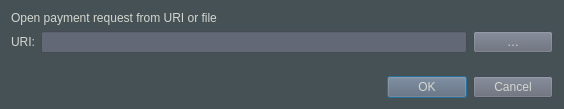
<?xml version="1.0" encoding="UTF-8"?>
<ui version="4.0">
 <class>OpenURIDialog</class>
 <widget class="QDialog" name="OpenURIDialog">
  <property name="geometry">
   <rect>
    <x>0</x>
    <y>0</y>
    <width>564</width>
    <height>109</height>
   </rect>
  </property>
  <property name="windowTitle">
   <string>Open URI</string>
  </property>
  <property name="styleSheet">
   <string notr="true">background-color:rgb(70, 81, 86);
color:rgb(211, 215, 207);
font: 75 12pt &quot;Uroob&quot;;</string>
  </property>
  <layout class="QVBoxLayout" name="verticalLayout">
   <item>
    <widget class="QLabel" name="label_2">
     <property name="text">
      <string>Open payment request from URI or file</string>
     </property>
    </widget>
   </item>
   <item>
    <layout class="QHBoxLayout" name="horizontalLayout">
     <item>
      <widget class="QLabel" name="label">
       <property name="text">
        <string>URI:</string>
       </property>
      </widget>
     </item>
     <item>
      <widget class="QValidatedLineEdit" name="uriEdit">
       <property name="styleSheet">
        <string notr="true">background-color:rgb(98, 104, 118);
color:rgb(211, 215, 207);
font: 75 12pt &quot;Uroob&quot;;</string>
       </property>
      </widget>
     </item>
     <item>
      <widget class="QPushButton" name="selectFileButton">
       <property name="toolTip">
        <string>Select payment request file</string>
       </property>
       <property name="styleSheet">
        <string notr="true">background-color:rgb(98, 104, 118);
color:rgb(211, 215, 207);
font: 75 12pt &quot;Uroob&quot;;</string>
       </property>
       <property name="text">
        <string notr="true">…</string>
       </property>
       <property name="autoDefault">
        <bool>false</bool>
       </property>
      </widget>
     </item>
    </layout>
   </item>
   <item>
    <spacer name="verticalSpacer">
     <property name="orientation">
      <enum>Qt::Vertical</enum>
     </property>
     <property name="sizeHint" stdset="0">
      <size>
       <width>20</width>
       <height>40</height>
      </size>
     </property>
    </spacer>
   </item>
   <item>
    <widget class="QDialogButtonBox" name="buttonBox">
     <property name="styleSheet">
      <string notr="true">background-color:rgb(98, 104, 118);
color:rgb(211, 215, 207);
font: 75 12pt &quot;Uroob&quot;;</string>
     </property>
     <property name="orientation">
      <enum>Qt::Horizontal</enum>
     </property>
     <property name="standardButtons">
      <set>QDialogButtonBox::Cancel|QDialogButtonBox::Ok</set>
     </property>
    </widget>
   </item>
  </layout>
 </widget>
 <customwidgets>
  <customwidget>
   <class>QValidatedLineEdit</class>
   <extends>QLineEdit</extends>
   <header>qt/qvalidatedlineedit.h</header>
  </customwidget>
 </customwidgets>
 <resources/>
 <connections>
  <connection>
   <sender>buttonBox</sender>
   <signal>accepted()</signal>
   <receiver>OpenURIDialog</receiver>
   <slot>accept()</slot>
   <hints>
    <hint type="sourcelabel">
     <x>248</x>
     <y>254</y>
    </hint>
    <hint type="destinationlabel">
     <x>157</x>
     <y>274</y>
    </hint>
   </hints>
  </connection>
  <connection>
   <sender>buttonBox</sender>
   <signal>rejected()</signal>
   <receiver>OpenURIDialog</receiver>
   <slot>reject()</slot>
   <hints>
    <hint type="sourcelabel">
     <x>316</x>
     <y>260</y>
    </hint>
    <hint type="destinationlabel">
     <x>286</x>
     <y>274</y>
    </hint>
   </hints>
  </connection>
 </connections>
</ui>
